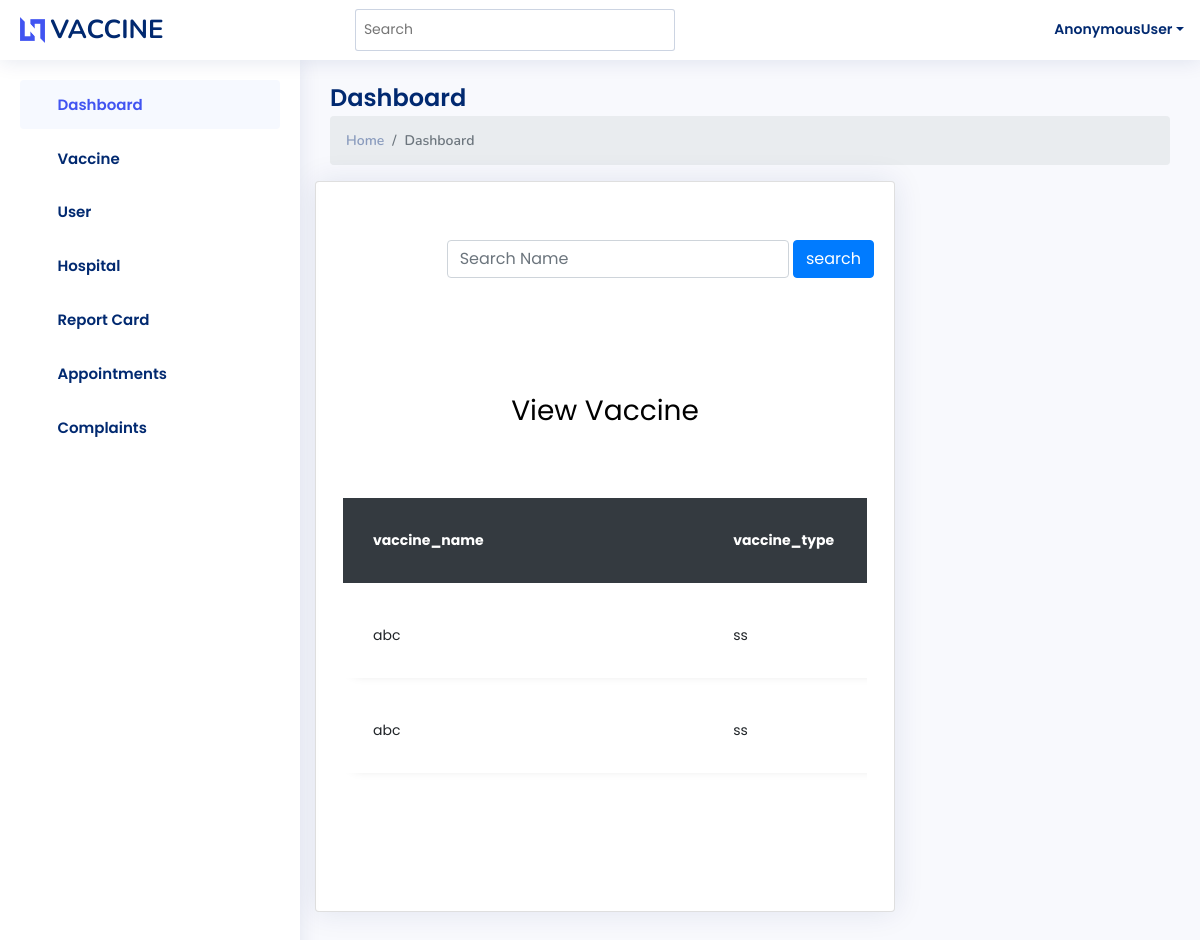
The page /viewvaccines on the database as committed earlier.
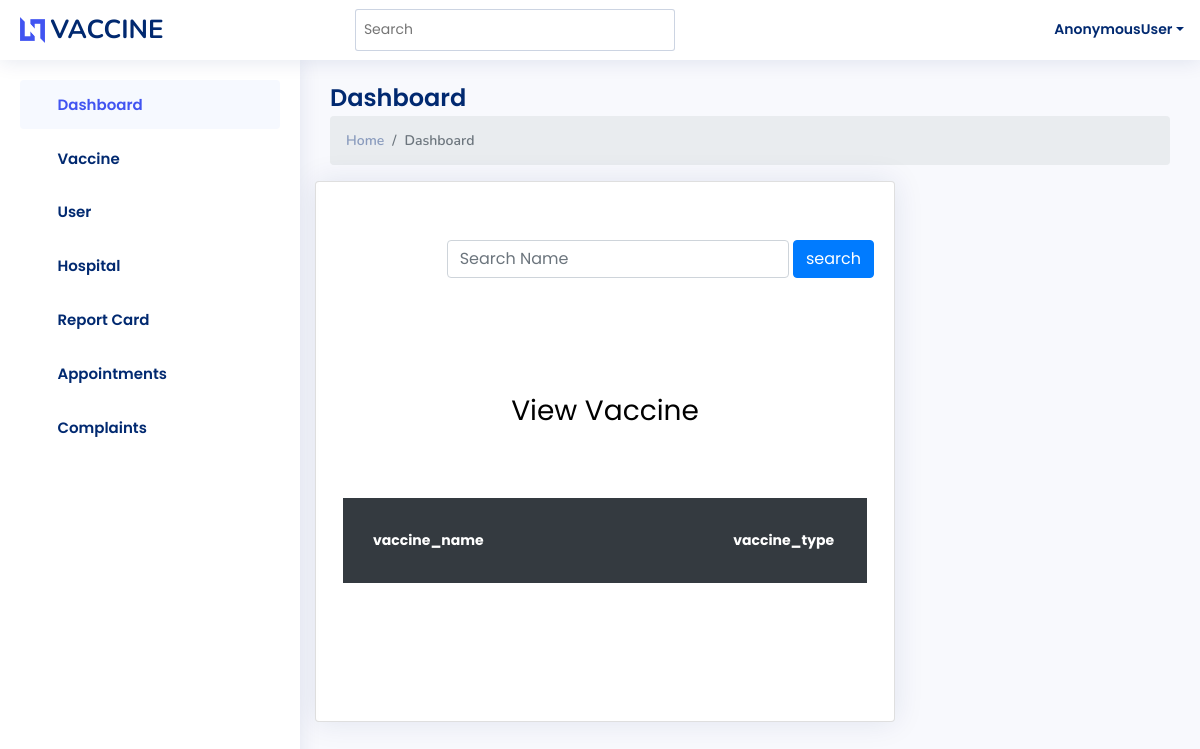
The same page on the database as committed later.
### proapp/models.py (models this page shows, shortened)
class vaccine(models.Model):
    vaccine_name = models.CharField(max_length=50)
    vaccine_type = models.CharField(max_length=50)
    description = models.TextField()
    approvel_status = models.IntegerField(default=0)

### proapp/Nurseviews.py (the view)
def nurse_view_vaccine(request):
    v = vaccine.objects.all()
    nvaccinefilter = NVaccineFilter(request.GET, queryset=v)
    v = nvaccinefilter.qs
    context = {
        'nvaccine': v,
        'nvaccinefilter': nvaccinefilter,
    }
    return render(request, 'nurse_temp/Nurse_View_Vaccine.html', context)

### templates/nurse_temp/Nurse_View_Vaccine.html (shortened to what this page needs)
{% extends 'nurse_temp/Nurse_home.html' %}
{% block content %}
{% load static %}
<html lang="en">
  <head>
	<link rel="stylesheet" href="https://stackpath.bootstrapcdn.com/font-awesome/4.7.0/css/font-awesome.min.css">
	<link rel="stylesheet" href="{% static 'assets_table/css/style.css' %}">
	</head>
	<body>
	<div class="card" ><br><br>
<div class="row">
	<div class="col-md-12">
		<form method="get" class="form-inline" style="float:right">
			<div class="md-form my-0">
				{{nvaccinefilter.form}}
				<button class="btn btn-primary mr-2" type="submit">search</button>
			</div>
		</form>
	</div>
</div>
	<section class="ftco-section">
		<div class="container">
			<div class="row justify-content-center">
				<div class="col-md-6 text-center mb-5">
					<h2 class="heading-section">View Vaccine</h2>
				</div>
			</div>
			<div class="row">
				<div class="col-md-12">
					<div class="table-wrap">
						<table class="table">
						  <thead class="thead-dark">
						    <tr>
						      <th>vaccine_name</th>
						      <th>vaccine_type</th>
						    </tr>
						  </thead>
						  <tbody>
						  {% for i in nvaccinefilter.qs %}
						    <tr class="alert" role="alert">
						      <td>{{i.vaccine_name}}</td>
						      <td>{{i.vaccine_type}}</td>
						    </tr>
						  </tbody>
							{% endfor %}
						</table>
					</div>
				</div>
			</div>
		</div>
	</section>
	</div>
	</body>
</html>
{% endblock %}

Rows that differ between the two databases and show on the page:
removed vaccine: vaccine_name "abc", vaccine_type "ss"
removed vaccine: vaccine_name "abc", vaccine_type "ss"
